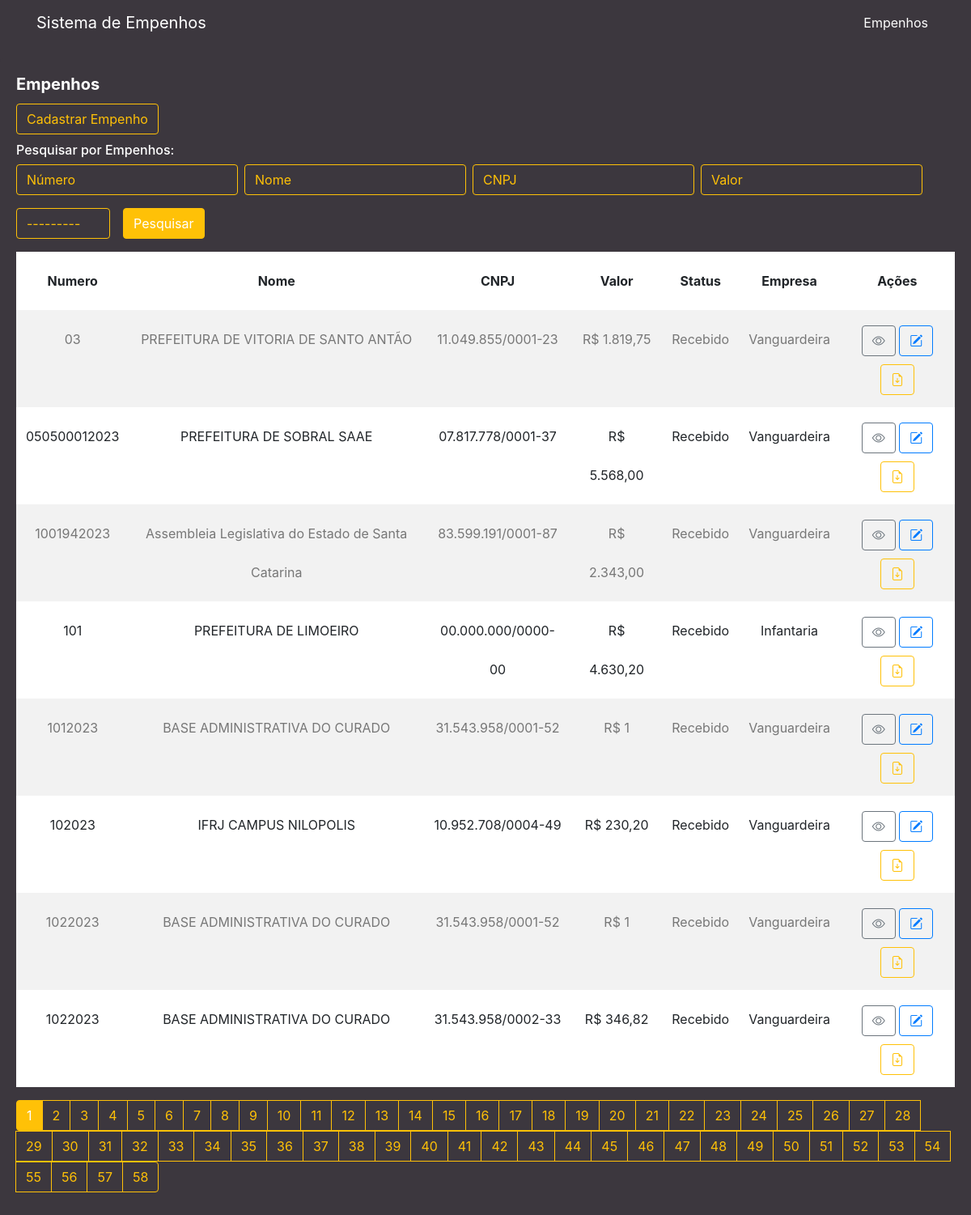
The page / on the database its author committed.
### cliente/models.py (models this page shows, shortened)
class Cliente(models.Model):
    numero = models.CharField(max_length=255)
    nome = models.CharField(max_length=255)
    cnpj = models.CharField(max_length=255, blank=True)
    data_criacao = models.DateTimeField(default=timezone.now)
    categoria = models.ForeignKey(Categoria, on_delete=models.DO_NOTHING)
    empresa = models.ForeignKey(Empresa, on_delete=models.DO_NOTHING)
    empenho = models.FileField(upload_to='empenhos/')
    descricao = models.TextField(blank=True)
    valor = models.CharField(max_length=255)

class Categoria(models.Model):
    nome = models.CharField(max_length=255)
    def __str__(self):
        return self.nome

class Empresa(models.Model):
    nome = models.CharField(max_length=255)
    def __str__(self):
        return self.nome

### cliente/views.py (the view)
# urls.py: path('', views.cliente, name='cliente'),
def cliente(request):
    list_clientes = Cliente.objects.order_by('numero')
    myFilter = ClienteFilter(request.GET, queryset=list_clientes)
    list_clientes = myFilter.qs
    paginator = Paginator(list_clientes, 8)
    page = request.GET.get('page')
    list_clientes = paginator.get_page(page)
    return render(request, 'cliente/cliente.html', {'clientes': list_clientes, 'myFilter': myFilter})

### cliente/templates/cliente/cliente.html (shortened to what this page needs)
{% extends 'base.html' %}
{% load widget_tweaks %}
{% block conteudo %}
<div class="content mt-3">
    <div class="card">
        <div class="card-body">
            <h5 class="card-title">Empenhos</h5>
            <a class="btn btn-outline-primary mb-3" id="btn-cadastrar" href="{% url 'form' %}">Cadastrar Empenho</a>
            <div class="row">
                <div class="col">
                    <h6 class="card-subtitle mb-2 text-muted">Pesquisar por Empenhos:</h6>
                    <form method="get" class="form-inline">
                        <div class="form-group mb-3 mr-2">
                            {% render_field myFilter.form.numero placeholder="Número" class="form-control" id="id_numero" autocomplete="off" %}
                        </div>
                        <div class="form-group mb-3 mr-2">
                            {% render_field myFilter.form.nome placeholder="Nome" class="form-control" id="id_nome" autocomplete="off" %}
                        </div>
                        <div class="form-group mb-3 mr-2">
                            {% render_field myFilter.form.cnpj placeholder="CNPJ" class="form-control" id="id_cnpj" autocomplete="off" %}
                        </div>
                        <div class="form-group mb-3 mr-2">
                            {% render_field myFilter.form.valor placeholder="Valor" class="form-control" id="valor" autocomplete="off" %}
                        </div>
                        <div class="form-group mb-3 mr-2">
                            {% render_field myFilter.form.categoria class="form-control" id="id_categoria" autocomplete="off" %}
                        </div>
                        <button class="btn btn-primary ml-2 mb-3" id="btn-pesquisar" type="submit">Pesquisar</button>
                    </form>
                </div>
            </div>
            <table class="table table-striped ">
                <thead>
                    <tr>
                        <th scope="col" class="text-center">Numero</th>
                        <th scope="col" class="text-center">Nome</th>
                        <th scope="col" class="text-center">CNPJ</th>
                        <th scope="col" class="text-center">Valor</th>
                        <th scope="col" class="text-center">Status</th>
                        <th scope="col" class="text-center">Empresa</th>
                        <th scope="col" class="text-center">Ações</th>
                    </tr>
                </thead>
                <tbody>
                    {% for cliente in clientes %}
                    <tr>
                        <td class="text-center">{{ cliente.numero }}</td>
                        <td class="text-center">{{ cliente.nome }}</td>
                        <td class="text-center">{{ cliente.cnpj }}</td>
                        <td class="text-center">R$ {{ cliente.valor }}</td>
                        <td class="text-center">{{ cliente.categoria }}</td>
                        <td class="text-center">{{ cliente.empresa }}</td>
                        <td class="text-center">
                            <a href="/cliente/detalhe/{{ cliente.id }}" class="btn btn-outline-secondary"><i class="bi bi-eye"></i></a>
                            <a href="/cliente/edit/{{ cliente.id }}/" class="btn btn-outline-primary"><i class="bi bi-pencil-square"></i></a>
                            <a href="{{ cliente.empenho.url }}" download class="btn btn-outline-warning" target="_blank"><i class="bi bi-file-earmark-arrow-down"></i></a>
                        </td>
                    </tr>
                    {% endfor %}
                </tbody>
            </table>
            <nav aria-label="Page navigation example">
                <ul class="pagination">
                    {% for pagina in clientes.paginator.page_range %}
                    {% if clientes.number == pagina %}
                    <li class="page-item active">
                        <a class="page-link" href="?page={{pagina}}">{{pagina}}</a>
                    </li>
                    {% else %}
                    <li class="page-item">
                        <a class="page-link" href="?page={{pagina}}">{{pagina}}</a>
                    </li>
                    {% endif %}
                    {% endfor %}
                </ul>
            </nav>
        </div>
    </div>
</div>
{% endblock %}

### rows shown on the page
Cliente: numero "03", nome "PREFEITURA DE VITORIA DE SANTO ANTÃO", cnpj "11.049.855/0001-23", valor "1.819,75", categoria "Recebido", empresa "Vanguardeira"
Cliente: numero "050500012023", nome "PREFEITURA DE SOBRAL SAAE", cnpj "07.817.778/0001-37", valor "5.568,00", categoria "Recebido", empresa "Vanguardeira"
Cliente: numero "1001942023", nome "Assembleia Legislativa do Estado de Santa Catarina", cnpj "83.599.191/0001-87", valor "2.343,00", categoria "Recebido", empresa "Vanguardeira"
Cliente: numero "101", nome "PREFEITURA DE LIMOEIRO", cnpj "00.000.000/0000-00", valor "4.630,20", categoria "Recebido", empresa "Infantaria"
Cliente: numero "1012023", nome "BASE ADMINISTRATIVA DO CURADO", cnpj "31.543.958/0001-52", valor "1", categoria "Recebido", empresa "Vanguardeira"
Cliente: numero "102023", nome "IFRJ CAMPUS NILOPOLIS", cnpj "10.952.708/0004-49", valor "230,20", categoria "Recebido", empresa "Vanguardeira"
Cliente: numero "1022023", nome "BASE ADMINISTRATIVA DO CURADO", cnpj "31.543.958/0001-52", valor "1", categoria "Recebido", empresa "Vanguardeira"
Cliente: numero "1022023", nome "BASE ADMINISTRATIVA DO CURADO", cnpj "31.543.958/0002-33", valor "346,82", categoria "Recebido", empresa "Vanguardeira"

### other values the page prints
{{ pagina }} "1"
{{ pagina }} "2" "3" "4" "5" "6" "7" "8" "9" "10" "11" "12" "13" "14" "15" "16" "17" "18" "19" "20" "21" "22" "23" "24" "25" "26" "27" "28" "29" "30" "31" "32" "33" "34" "35" "36" "37" "38" "39" "40" "41" "42" "43" "44" "45" "46" "47" "48" "49" "50" "51" "52" "53" "54" "55" "56" "57" "58"
